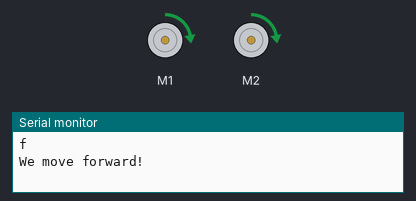
Bench run of a sketch on a simulated Arduino Leonardo, built with avr-gcc and run on an emulated ATmega32U4. Parts: 2 × DC motor (green arrow = forward, orange = backward, longer = faster), the last lines printed to the serial monitor.

Above: at 0.5 s.
At 5.7 s:
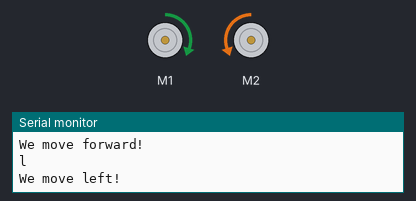
At 7.2 s:
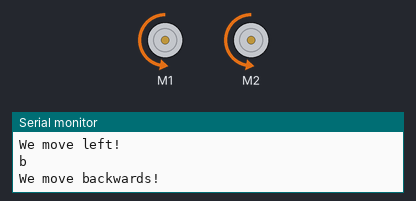
At 11.7 s:
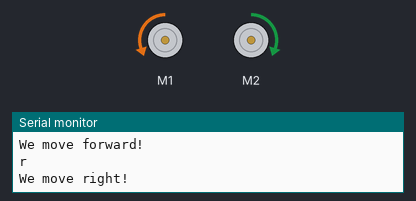
Timing chart, 0 to 12.4 s (numbered marks = the images above):
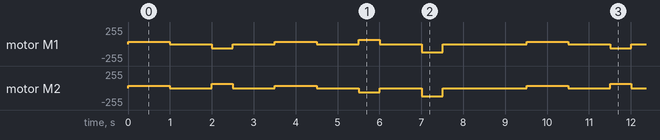

Measured:
- by itself, motor M1: repeats every 9.5 s: stopped 1.0 s, backward 63/255 0.50 s, stopped 1.0 s, forward 31/255 1.0 s, stopped 1.0 s, forward 63/255 0.50 s, stopped 1.0 s, backward 127/255 0.50 s, stopped 2.0 s, forward 31/255 1.0 s
- by itself, motor M2: repeats every 9.5 s: stopped 1.0 s, forward 63/255 0.50 s, stopped 1.0 s, forward 31/255 1.0 s, stopped 1.0 s, backward 63/255 0.50 s, stopped 1.0 s, backward 127/255 0.50 s, stopped 2.0 s, forward 31/255 1.0 s

The sketch:

RoverSimulation.ino
```cpp
#include <Zumo32U4.h>
#include <Wire.h>

// This excercise is from Robotprogrammering - Course 4 (23-09-2021)
// This file has the purpose of testing the motors on our zumo robot.
// The code in this excercise simulates a mini mars rover

Zumo32U4Motors motors; // Defining the motors compatible with the Zumo32U4 board.

int nCom = 6;
char com[] = { 'f', 'r', 'f', 'l', 'b', 's' };

int params[2][6] =
{
	{50, 100, 50, 100, 200, 0},
	{1000, 500, 1000, 500, 500, 0}
};

void setup()
{
	Serial.begin(9600);
}

void loop()
{
	for (int i = 0; i < nCom; i++)
	{
		Serial.println(com[i]); // Just prints the char from the 'com' array.
		switch (com[i]) // In this switch we look at what the value i is from the array 'com' from the loop.
		{
		case 'f':
			MoveForward(i, "We move forward!");
			break;

		case 'r':
			MoveRight(i, "We move right");
			break;

		case 'l':
			MoveLeft(i, "We move left!");
			break;

		case 'b':
			MoveBackwards(i, "We move backwards!");
			break;

		case 's':
		default:
			Serial.println("We do not move!");
			motors.setSpeeds(0, 0);
			delay(params[1][i]);
			break;
		}
		motors.setSpeeds(0, 0); // Stops the motors. (Sets speed to 0)
		delay(1000);
	}
}

/// <summary>
/// Moves the rover in a forward direction.
/// </summary>
/// <param name="index"></param>
/// <param name="text"></param>
void MoveForward(int index, String text)
{
	Serial.println(text);
	motors.setSpeeds(params[0][index], params[0][index]);
	delay(params[1][index]);
}

/// <summary>
/// Moves the rover in a left direction.
/// </summary>
/// <param name="index"></param>
/// <param name="text"></param>
void MoveLeft(int index, String text)
{
	Serial.println("We move left!");
	motors.setSpeeds(params[0][index], -params[0][index]);
	delay(params[1][index]);
}

void MoveRight(int index, String text)
{
	Serial.println("We move right!");
	motors.setSpeeds(-params[0][index], params[0][index]);
	delay(params[1][index]);
}

void MoveBackwards(int index, String text)
{
	Serial.println("We move backwards!");
	motors.setSpeeds(-params[0][index], -params[0][index]);
	delay(params[1][index]);
}
```
